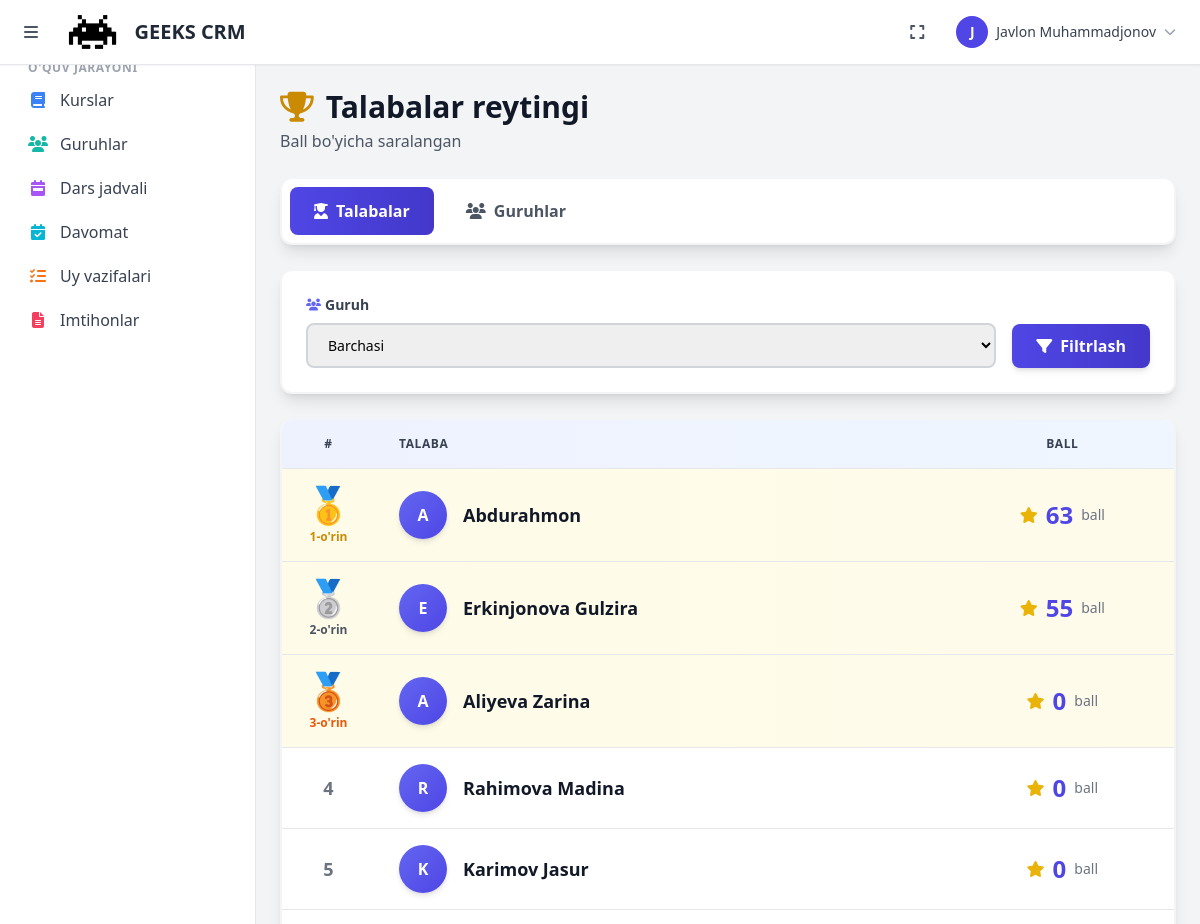
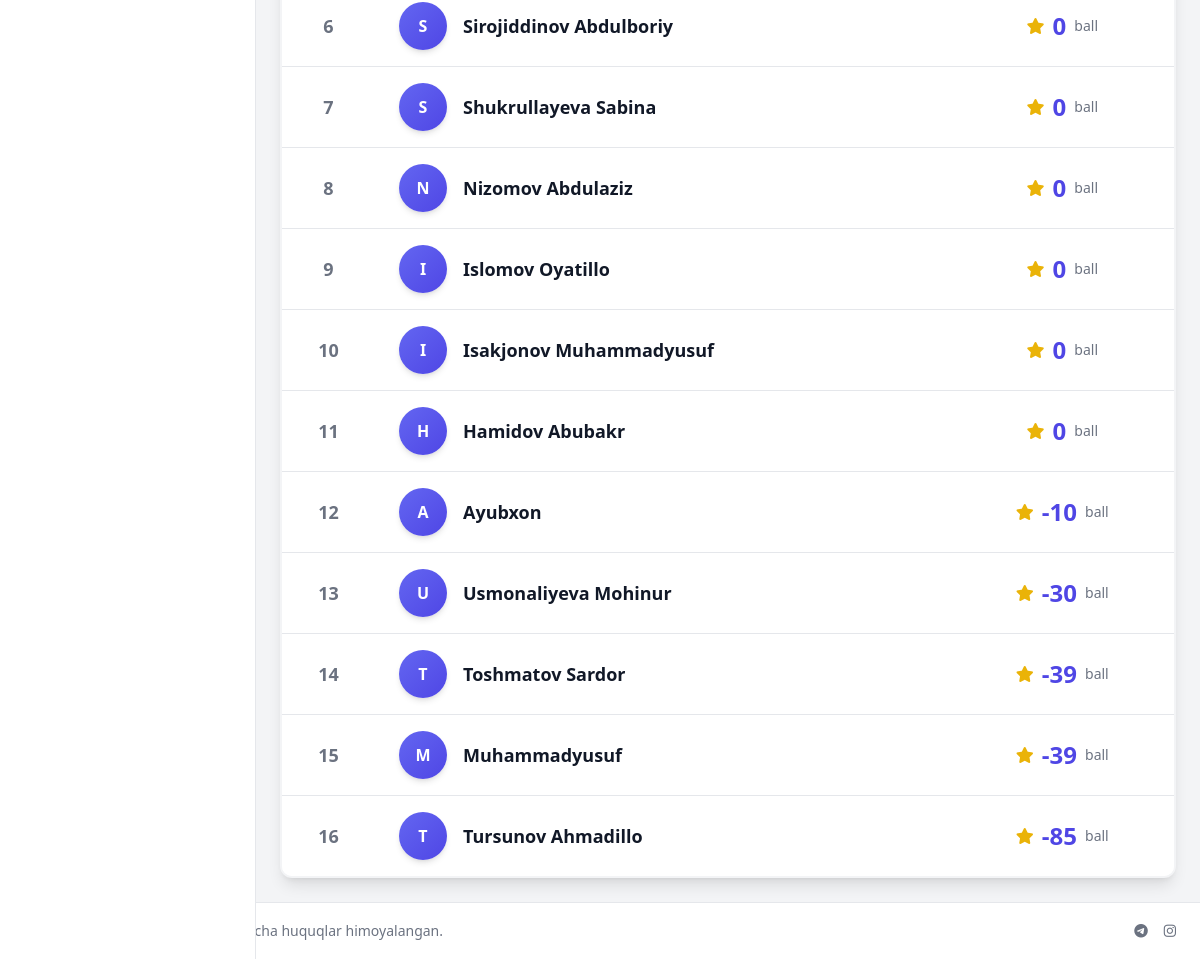
Page /gamification/ranking/ (signed in) on the committed database (2 pictures, top to bottom).
### accounts/models.py (models this page shows, shortened)
class User(AbstractUser):
    ROLE_CHOICES = [
        ('admin', 'Administrator'),
        ('manager', 'Menejer'),
        ('mentor', 'Mentor'),
        ('student', "O'quvchi"),
        ('accountant', 'Buxgalter'),
        ('sales', 'Sotuvchi'),
        ('sales_manager', 'Sotuvchilar menejeri'),
    ]
    role = models.CharField(max_length=20, choices=ROLE_CHOICES, default='student', verbose_name='Rol')
    phone = models.CharField(max_length=20, blank=True, null=True, verbose_name='Telefon')
    telegram_id = models.BigIntegerField(blank=True, null=True, unique=True, verbose_name='Telegram ID')
    telegram_username = models.CharField(max_length=100, blank=True, null=True, verbose_name='Telegram username')
    avatar = models.ImageField(upload_to='avatars/', blank=True, null=True, verbose_name='Avatar')
    is_active = models.BooleanField(default=True, verbose_name='Faol')
    created_at = models.DateTimeField(auto_now_add=True, verbose_name='Yaratilgan sana')
    updated_at = models.DateTimeField(auto_now=True, verbose_name='Yangilangan sana')
    class Meta:
        verbose_name = 'Foydalanuvchi'
        verbose_name_plural = 'Foydalanuvchilar'
        ordering = ['-created_at']
        indexes = [
            models.Index(fields=['role', 'is_active']),
            models.Index(fields=['telegram_id']),
            models.Index(fields=['created_at']),
        ]
    def get_full_name(self):
        return f"{self.first_name} {self.last_name}"
    @property
    def is_admin(self):
        return self.role == 'admin' or self.is_superuser
    @property
    def is_mentor(self):
        return self.role == 'mentor'

### gamification/views.py (the view)
# urls.py: path('ranking/', views.StudentRankingView.as_view(), name='ranking'),
class StudentRankingView(LoginRequiredMixin, TemplateView):
    template_name = 'gamification/student_ranking.html'
    def get_context_data(self, **kwargs):
        context = super().get_context_data(**kwargs)
        group_id = self.request.GET.get('group')
        course_id = self.request.GET.get('course')
        students = User.objects.filter(role='student', is_active=True)
        if group_id:
            students = students.filter(student_groups__id=group_id)
        student_data = []
        for student in students:
            total_points = StudentPoints.objects.filter(student=student).aggregate(
                total=Sum('total_points')
            )['total'] or 0
            student_data.append({
                'student': student,
                'total_points': total_points
            })
        student_data.sort(key=lambda x: x['total_points'], reverse=True)
        for i, data in enumerate(student_data):
            data['rank'] = i + 1
        context['student_data'] = student_data[:100]  # Top 100
        context['groups'] = Group.objects.filter(is_active=True)
        return context

### homework/context_processors.py (called while the page is built)
def homework_notifications(request):
    context = {}
    if request.user.is_authenticated:
        if request.user.is_mentor:
            submitted_count = Homework.objects.filter(
                lesson__group__mentor=request.user,
                is_submitted=True
            ).filter(
                grade__isnull=True
            ).count()
            context['submitted_homeworks_count'] = submitted_count
        elif request.user.is_student:
            pending_count = Homework.objects.filter(
                student=request.user,
                is_submitted=False
            ).count()
            context['pending_homeworks_count'] = pending_count
    return context

### templates/gamification/student_ranking.html (shortened to what this page needs)
{% extends 'base.html' %}
{% load static %}
{% block content %}
<div class="space-y-6">
    <div class="flex flex-col sm:flex-row sm:items-center sm:justify-between gap-4">
        <div>
            <h1 class="text-2xl sm:text-3xl font-bold text-gray-900 flex items-center gap-3">
                <i class="fas fa-trophy text-yellow-600"></i>
                Talabalar reytingi
            </h1>
            <p class="text-gray-600 mt-1">Ball bo'yicha saralangan</p>
        </div>
    </div>
    <div class="bg-white rounded-xl shadow-lg p-2 border-2 border-gray-100 flex gap-2 overflow-x-auto">
        <a href="{% url 'gamification:student_ranking' %}"
           class="px-6 py-3 bg-gradient-to-r from-indigo-600 to-indigo-700 text-white rounded-lg font-semibold flex items-center gap-2 whitespace-nowrap">
            <i class="fas fa-user-graduate"></i>
            <span>Talabalar</span>
        </a>
        <a href="{% url 'gamification:groups_ranking' %}"
           class="px-6 py-3 text-gray-600 hover:bg-gray-100 rounded-lg font-semibold flex items-center gap-2 whitespace-nowrap transition">
            <i class="fas fa-users"></i>
            <span>Guruhlar</span>
        </a>
    </div>
    <div class="bg-white rounded-xl shadow-lg p-4 sm:p-6 border-2 border-gray-100">
        <form method="get" class="flex flex-col sm:flex-row gap-4 items-end">
            <div class="flex-1 w-full">
                <label class="block text-sm font-semibold text-gray-700 mb-2 flex items-center gap-1">
                    <i class="fas fa-users text-indigo-500 text-xs"></i>
                    <span>Guruh</span>
                </label>
                <select name="group"
                        class="w-full px-4 py-2.5 border-2 border-gray-300 rounded-lg focus:border-indigo-500 focus:ring-2 focus:ring-indigo-200 transition text-sm">
                    <option value="">Barchasi</option>
                </select>
            </div>
            <button type="submit"
                    class="w-full sm:w-auto px-6 py-2.5 bg-gradient-to-r from-indigo-600 to-indigo-700 hover:from-indigo-700 hover:to-indigo-800 text-white rounded-lg transition font-semibold shadow-md hover:shadow-lg flex items-center justify-center gap-2">
                <i class="fas fa-filter"></i>
                <span>Filtrlash</span>
            </button>
        </form>
    </div>
    <div class="bg-white rounded-xl shadow-lg overflow-hidden border-2 border-gray-100">
        <div class="overflow-x-auto">
            <table class="w-full min-w-full divide-y divide-gray-200">
                <thead class="bg-gradient-to-r from-indigo-50 to-blue-50">
                    <tr>
                        <th class="px-6 py-4 text-center text-xs font-bold text-gray-700 uppercase tracking-wider w-20">#</th>
                        <th class="px-6 py-4 text-left text-xs font-bold text-gray-700 uppercase tracking-wider">Talaba</th>
                        <th class="px-6 py-4 text-center text-xs font-bold text-gray-700 uppercase tracking-wider">Ball</th>
                    </tr>
                </thead>
                <tbody class="bg-white divide-y divide-gray-200">
                    {% for data in student_data %}
                    <tr class="hover:bg-indigo-50 transition {% if data.rank <= 3 %}bg-gradient-to-r from-yellow-50 to-amber-50{% endif %}">
                        <td class="px-6 py-4 text-center">
                            {% if data.rank == 1 %}
                            <div class="flex flex-col items-center">
                                <span class="text-4xl mb-1">🥇</span>
                                <span class="text-xs font-bold text-yellow-600">1-o'rin</span>
                            </div>
                            {% elif data.rank == 2 %}
                            <div class="flex flex-col items-center">
                                <span class="text-4xl mb-1">🥈</span>
                                <span class="text-xs font-bold text-gray-600">2-o'rin</span>
                            </div>
                            {% elif data.rank == 3 %}
                            <div class="flex flex-col items-center">
                                <span class="text-4xl mb-1">🥉</span>
                                <span class="text-xs font-bold text-orange-600">3-o'rin</span>
                            </div>
                            {% else %}
                            <span class="text-gray-500 font-bold text-lg">{{ data.rank }}</span>
                            {% endif %}
                        </td>
                        <td class="px-6 py-4">
                            <div class="flex items-center gap-4">
                                <div class="w-12 h-12 bg-gradient-to-br from-indigo-500 to-indigo-600 rounded-full flex items-center justify-center text-white font-bold shadow-md">
                                    {{ data.student.first_name.0|upper|default:"S" }}
                                </div>
                                <a href="{% url 'accounts:profile_detail' data.student.pk %}"
                                   class="font-semibold text-gray-900 text-lg hover:text-indigo-600 transition">
                                    {{ data.student.get_full_name|default:data.student.username }}
                                </a>
                            </div>
                        </td>
                        <td class="px-6 py-4 text-center">
                            <div class="flex items-center justify-center gap-2">
                                <i class="fas fa-star text-yellow-500"></i>
                                <span class="text-2xl font-bold text-indigo-600">{{ data.total_points }}</span>
                                <span class="text-gray-500 text-sm">ball</span>
                            </div>
                        </td>
                    </tr>
                    {% endfor %}
                </tbody>
            </table>
        </div>
    </div>
</div>
{% endblock %}

### templates/base.html (shortened to what this page needs)
{% load static %}
{% load humanize %}
{% load crud_tags %}
<!DOCTYPE html>
<html lang="uz">
<head>
    <script src="https://cdn.tailwindcss.com"></script>
    <link href="https://cdnjs.cloudflare.com/ajax/libs/font-awesome/6.5.1/css/all.min.css" rel="stylesheet">
</head>
<body class="bg-gray-100 min-h-screen flex flex-col">
    <nav class="bg-white shadow-sm border-b border-gray-200 sticky top-0 z-40">
        <div class="max-w-full mx-auto px-4">
            <div class="flex items-center justify-between h-16">
                <div class="flex items-center gap-4">
                    <button id="sidebarToggle" class="p-2 rounded-lg hover:bg-gray-100 transition"
                            onclick="toggleSidebar()" title="Sidebar'ni yashirish/ko'rsatish">
                        <i class="fas fa-bars text-gray-600"></i>
                    </button>
                    <a href="{% url 'dashboard' %}" class="flex items-center gap-3">
                        <img src="{% static 'img/logo_dark.png' %}" alt="Logo" class="h-10 w-auto" onerror="this.style.display='none'">
                        <span class="text-xl font-bold text-gray-800">GEEKS CRM</span>
                    </a>
                </div>
                {% if user.is_authenticated %}
                <div class="flex items-center gap-4">
                    <button id="fullscreenToggle" class="p-2 rounded-lg hover:bg-gray-100 transition hidden sm:block"
                            onclick="toggleFullscreen()" title="To'liq ekran rejimi">
                        <i class="fas fa-expand text-gray-600"></i>
                    </button>
                    <div class="relative" x-data="{open: false}">
                        <button @click="open = !open" class="flex items-center gap-2 p-2 rounded-lg hover:bg-gray-100">
                            <div class="w-8 h-8 bg-indigo-600 rounded-full flex items-center justify-center text-white text-sm font-bold">
                                {{ user.first_name.0|upper|default:user.username.0|upper }}
                            </div>
                            <span class="hidden sm:block text-sm font-medium text-gray-700">{{ user.get_full_name|default:user.username }}</span>
                            <i class="fas fa-chevron-down text-gray-400 text-xs"></i>
                        </button>
                    </div>
                </div>
                {% else %}
                <a href="{% url 'accounts:login' %}" class="px-4 py-2 bg-indigo-600 text-white rounded-lg hover:bg-indigo-700">
                    Kirish
                </a>
                {% endif %}
            </div>
        </div>
    </nav>
    <div class="flex flex-1">
        {% if user.is_authenticated %}
        <aside id="sidebar" class="w-64 bg-white border-r border-gray-200 fixed inset-y-0 left-0 z-30 transform -translate-x-full lg:translate-x-0 transition-transform duration-200 pt-16 lg:pt-0">
            <nav class="p-4 space-y-1 overflow-y-auto h-full">
                <a href="{% url 'dashboard' %}" class="flex items-center gap-3 px-3 py-2 rounded-lg text-gray-700 hover:bg-gray-100 {% if request.path == '/' %}bg-indigo-50 text-indigo-700{% endif %}">
                    <span>Dashboard</span>
                </a>
                {% if user.role == 'admin' or user.role == 'manager' or user.role == 'mentor' %}
                <p class="text-xs font-semibold text-gray-400 uppercase tracking-wider mt-6 mb-2 px-3">O'quv jarayoni</p>
                <a href="{% url 'courses:course_list' %}" class="flex items-center gap-3 px-3 py-2 rounded-lg text-gray-700 hover:bg-gray-100">
                    <i class="fas fa-book w-5 text-center text-blue-500"></i>
                    <span>Kurslar</span>
                </a>
                <a href="{% url 'courses:group_list' %}" class="flex items-center gap-3 px-3 py-2 rounded-lg text-gray-700 hover:bg-gray-100">
                    <i class="fas fa-users w-5 text-center text-teal-500"></i>
                    <span>Guruhlar</span>
                </a>
                <a href="{% url 'schedule:timetable' %}" class="flex items-center gap-3 px-3 py-2 rounded-lg text-gray-700 hover:bg-gray-100">
                    <i class="fas fa-calendar-week w-5 text-center text-purple-500"></i>
                    <span>Dars jadvali</span>
                </a>
                <a href="{% url 'attendance:attendance_list' %}" class="flex items-center gap-3 px-3 py-2 rounded-lg text-gray-700 hover:bg-gray-100">
                    <i class="fas fa-calendar-check w-5 text-center text-cyan-500"></i>
                    <span>Davomat</span>
                </a>
                <a href="{% url 'homework:homework_list' %}" class="flex items-center gap-3 px-3 py-2 rounded-lg text-gray-700 hover:bg-gray-100 relative">
                    <i class="fas fa-tasks w-5 text-center text-orange-500"></i>
                    <span>Uy vazifalari</span>
                </a>
                <a href="{% url 'exams:exam_list' %}" class="flex items-center gap-3 px-3 py-2 rounded-lg text-gray-700 hover:bg-gray-100">
                    <i class="fas fa-file-alt w-5 text-center text-rose-500"></i>
                    <span>Imtihonlar</span>
                </a>
                {% endif %}
            </nav>
        </aside>
        {% endif %}
        <main id="mainContent" class="flex-1 p-4 sm:p-6 transition-all duration-200" style="min-height: 0;">
            {% block content %}{% endblock %}
        </main>
    </div>
    <footer class="bg-white border-t border-gray-200 py-4 px-6 mt-auto">
        <div class="flex flex-col md:flex-row justify-between items-center gap-2 text-sm text-gray-500">
            <div class="flex items-center gap-2">
                <span>&copy; 2024 GEEKS Academy. Barcha huquqlar himoyalangan.</span>
            </div>
            <div class="flex items-center gap-4">
                <a href="#" class="hover:text-gray-700"><i class="fab fa-telegram"></i></a>
                <a href="#" class="hover:text-gray-700"><i class="fab fa-instagram"></i></a>
            </div>
        </div>
    </footer>
</body>
</html>

### rows in the picture
User: first_name.0 "J", get_full_name "Javlon Muhammadjonov"
User: shows "1-o'rin", student.first_name.0 "A", student.get_full_name "Abdurahmon", total_points "63"
User: shows "2-o'rin", student.first_name.0 "E", student.get_full_name "Erkinjonova Gulzira", total_points "55"
User: shows "3-o'rin", student.first_name.0 "A", student.get_full_name "Aliyeva Zarina", total_points "0"
User: rank "4", student.first_name.0 "R", student.get_full_name "Rahimova Madina", total_points "0"
User: rank "5", student.first_name.0 "K", student.get_full_name "Karimov Jasur", total_points "0"
User: rank "6", student.first_name.0 "S", student.get_full_name "Sirojiddinov Abdulboriy", total_points "0"
User: rank "7", student.first_name.0 "S", student.get_full_name "Shukrullayeva Sabina", total_points "0"
User: rank "8", student.first_name.0 "N", student.get_full_name "Nizomov Abdulaziz", total_points "0"
User: rank "9", student.first_name.0 "I", student.get_full_name "Islomov Oyatillo", total_points "0"
User: rank "10", student.first_name.0 "I", student.get_full_name "Isakjonov Muhammadyusuf", total_points "0"
User: rank "11", student.first_name.0 "H", student.get_full_name "Hamidov Abubakr", total_points "0"
User: rank "12", student.first_name.0 "A", student.get_full_name "Ayubxon", total_points "-10"
User: rank "13", student.first_name.0 "U", student.get_full_name "Usmonaliyeva Mohinur", total_points "-30"
User: rank "14", student.first_name.0 "T", student.get_full_name "Toshmatov Sardor", total_points "-39"
User: rank "15", student.first_name.0 "M", student.get_full_name "Muhammadyusuf", total_points "-39"
User: rank "16", student.first_name.0 "T", student.get_full_name "Tursunov Ahmadillo", total_points "-85"
